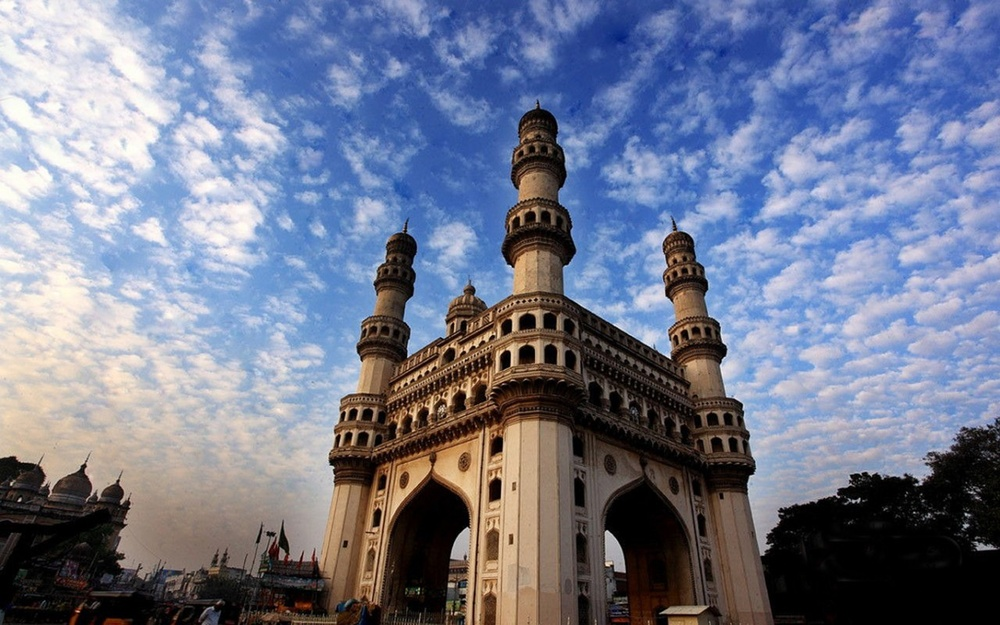
#> input picture your_image.jpg, 1000 x 625 px, shrunk from 1280 x 800 before the run
$ python PROG15.py
#> lines starting #> are read from the running program, lines starting #| are printed output that depends on the picture; after the words box and inside, x2 and y2 are one past the last pixel; in counts of white or black regions, pixels touching at a corner belong together
import cv2
import numpy as np

# Read the image
image = cv2.imread("your_image.jpg")
#> image is the input picture: shape (625, 1000, 3); mean B, G, R 144, 121.3, 114.4
gray = cv2.cvtColor(image, cv2.COLOR_BGR2GRAY)
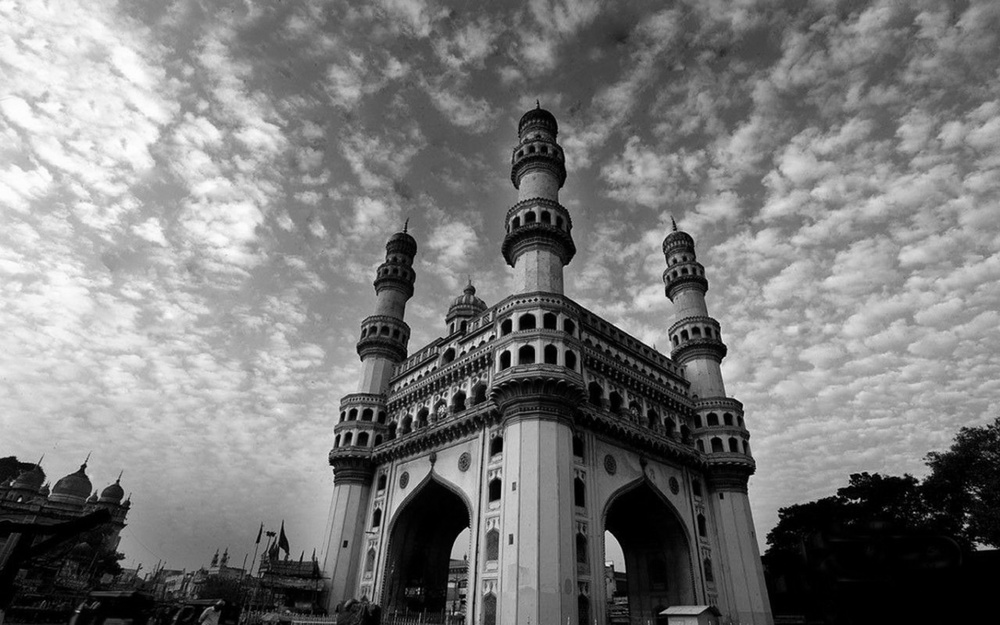
#> gray: shape (625, 1000); min 0, max 255, mean 121.8

# Convert to float32
gray = np.float32(gray)

# Apply Harris Corner detection
corners = cv2.cornerHarris(gray, blockSize=2, ksize=3, k=0.04)
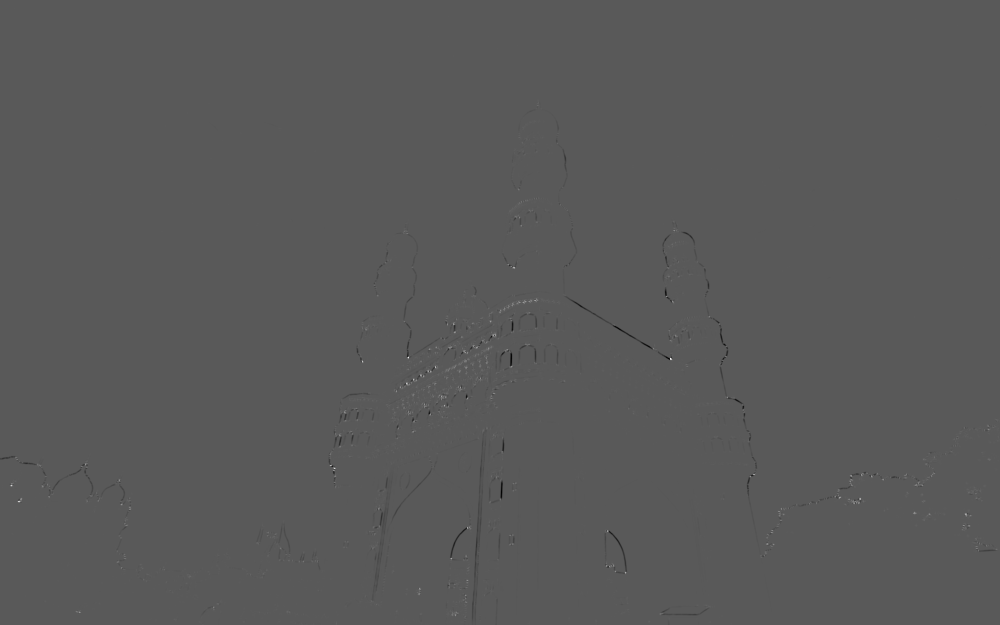
#> corners: shape (625, 1000) float32; min -44648468, max 82318488, mean -39226.4; drawn with min black and max white

# Dilate corner image to enhance the corners
corners = cv2.dilate(corners, None)
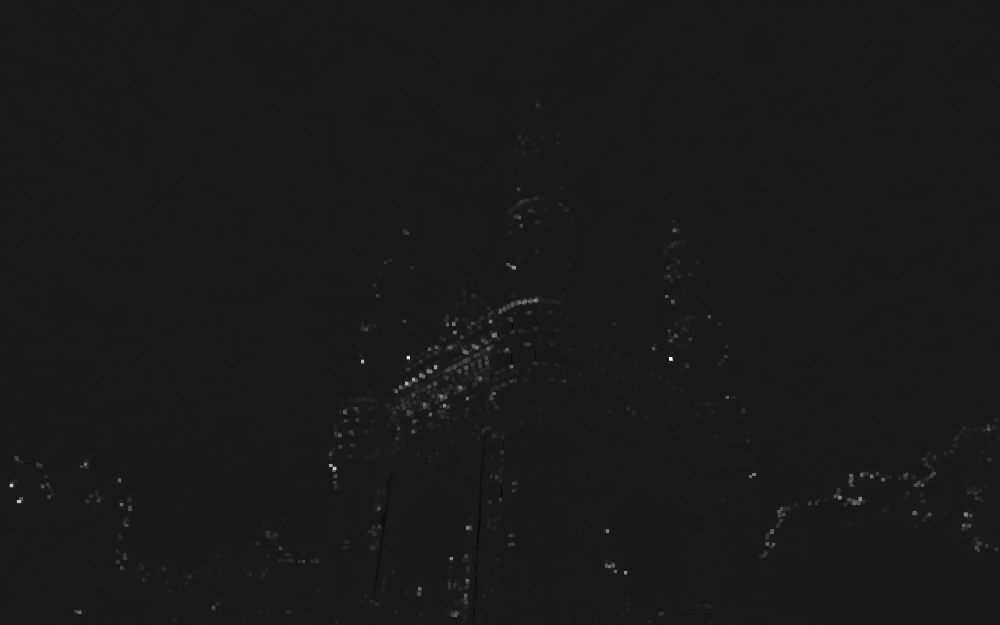
#> corners: shape (625, 1000) float32; min -8946500, max 82318488, mean 200200.1; drawn with min black and max white

# Threshold to mark the corners in red
image[corners > 0.01 * corners.max()] = [0, 0, 255]
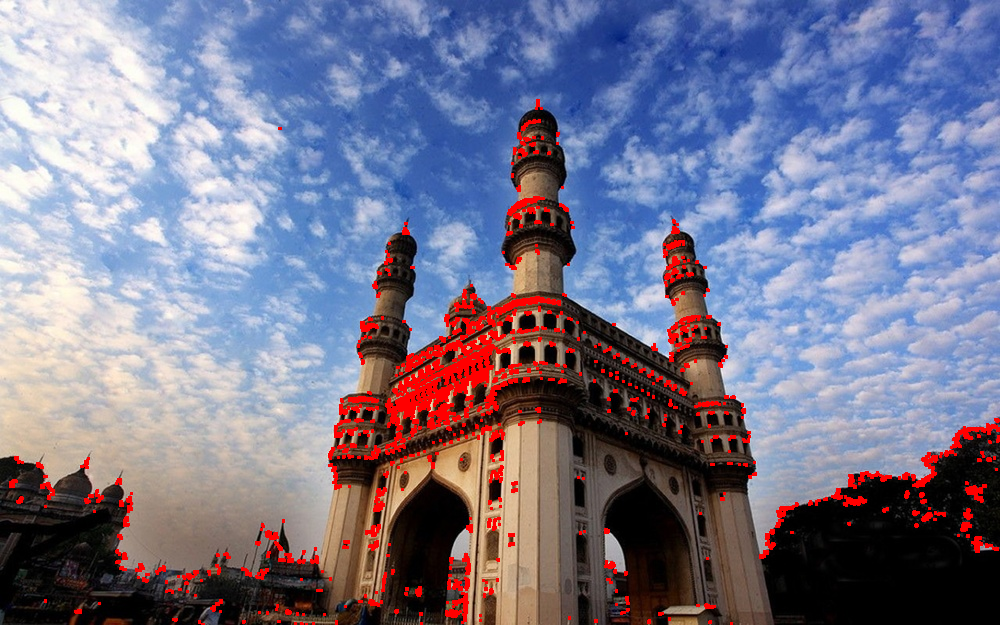
#> image: shape (625, 1000, 3); 3.61% of pixels changed, all inside (x1, y1, x2, y2) = (9, 99, 1000, 625)

# Display the result
cv2.imshow("Corners", image)
cv2.waitKey(0)
cv2.destroyAllWindows()

$ run again, with equalized_image.jpg copied over your_image.jpg
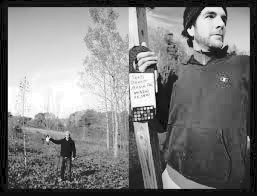
#> input picture equalized_image.jpg, 257 x 196 px
#> image is the input picture: shape (196, 257, 3); min 0, max 255, mean 126.1
#> `corners = cv2.dilate(corners, None)`:
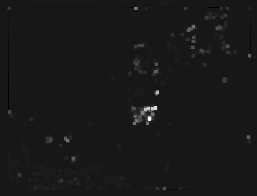
#> corners: shape (196, 257) float32; min -15369536, max 147310416, mean 925199.9; drawn with min black and max white
#> `image[corners > 0.01 * corners.max()] = [0, 0, 255]`:
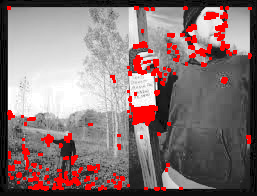
#> image: shape (196, 257, 3); 7.78% of pixels changed, all inside (x1, y1, x2, y2) = (7, 6, 252, 191)
